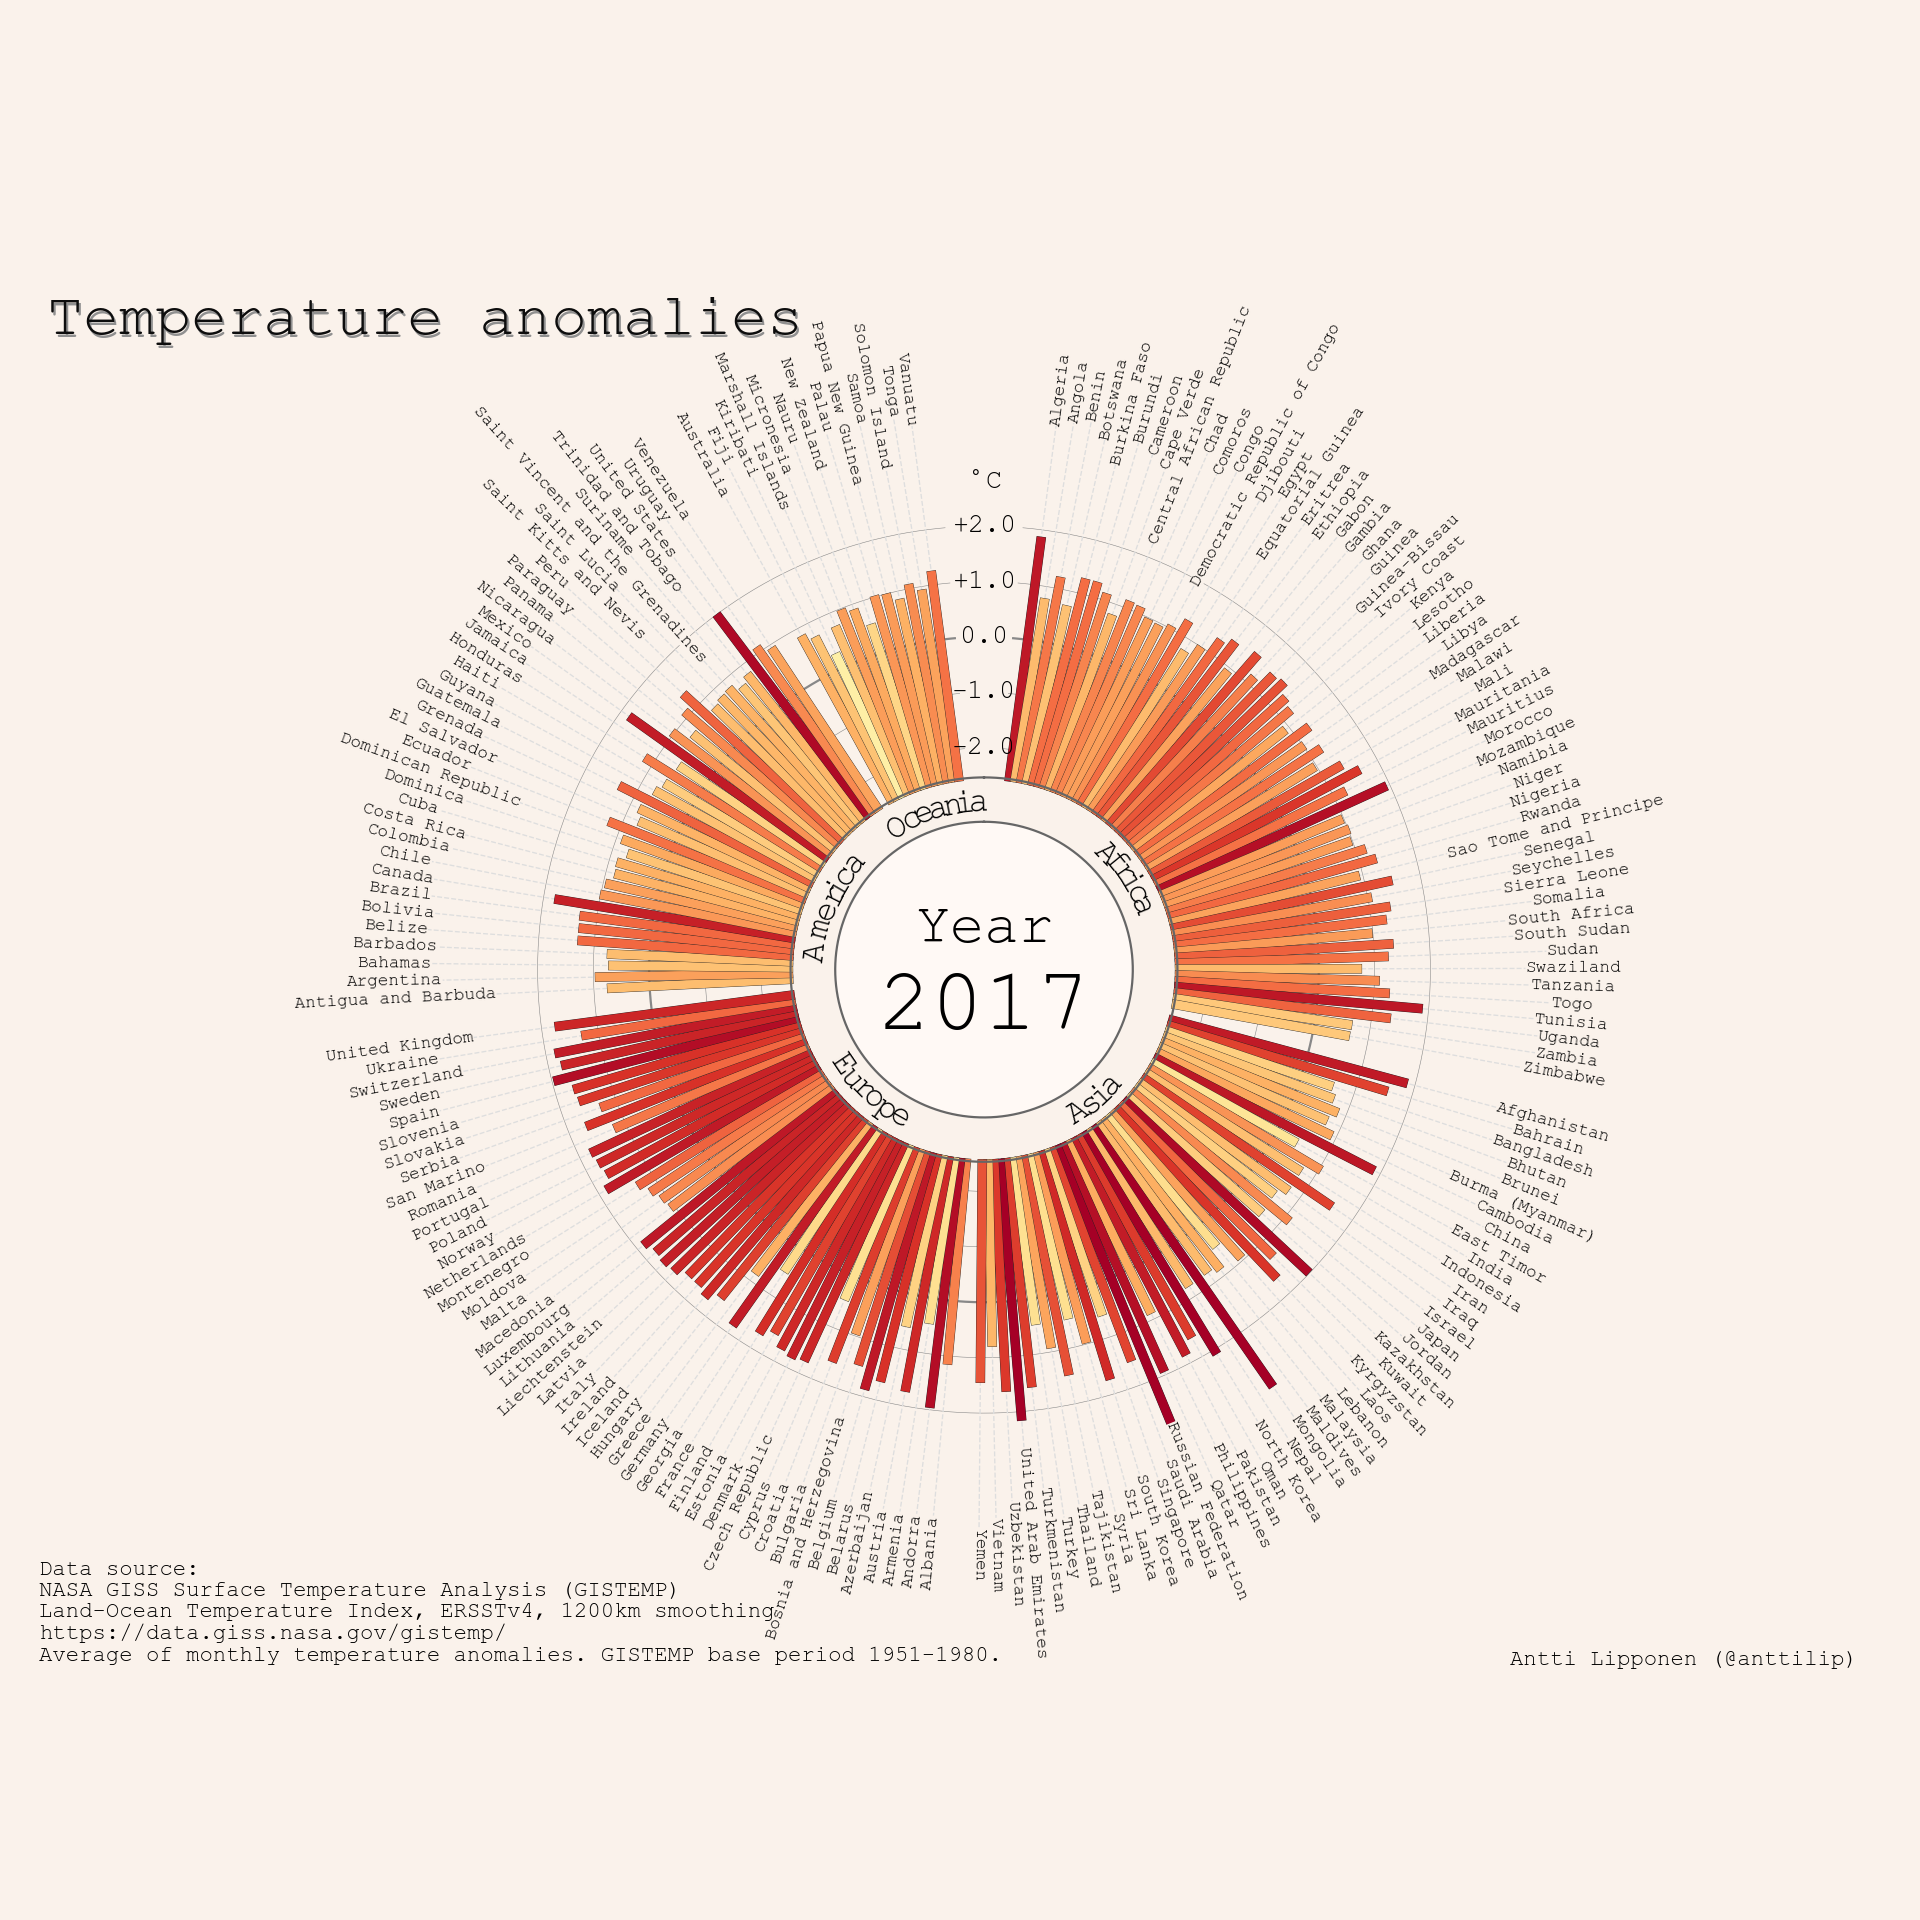

Recreate this plot in Python.
#
# Hi all,
# this is the Python code I used to make the visualization "Temperature circle"
# (https://twitter.com/anttilip/status/892318734244884480).
# Please be aware that originally I wrote this for my tests only so the
# code was not ment to be published and is a mess and has no comments.
# Feel free to improve, modify, do whatever you want with it. If you decide
# to use the code, make an improved version of it, or it is useful for you
# in some another way I would be happy to know about it. You can contact me
# for example in Twitter (@anttilip). Unchecked demo data (no quarantees)
# for year 2017 Jan-Jul is included here and this code draws only a single image.
# The animation code is basically just a loop through the years. To keep
# it simple, I only included one year here.
#
# Thanks and have fun!
# Antti
#
# ---------
#
# Copyright 2017 Antti Lipponen
#
# Permission is hereby granted, free of charge, to any person obtaining a copy
# of this software and associated documentation files (the "Software"), to deal
# in the Software without restriction, including without limitation the rights
# to use, copy, modify, merge, publish, distribute, sublicense, and/or sell
# copies of the Software, and to permit persons to whom the Software is
# furnished to do so, subject to the following conditions:
#
# The above copyright notice and this permission notice shall be included in all
# copies or substantial portions of the Software.
#
# THE SOFTWARE IS PROVIDED "AS IS", WITHOUT WARRANTY OF ANY KIND, EXPRESS OR
# IMPLIED, INCLUDING BUT NOT LIMITED TO THE WARRANTIES OF MERCHANTABILITY, FITNESS
# FOR A PARTICULAR PURPOSE AND NONINFRINGEMENT. IN NO EVENT SHALL THE AUTHORS OR
# COPYRIGHT HOLDERS BE LIABLE FOR ANY CLAIM, DAMAGES OR OTHER LIABILITY, WHETHER
# IN AN ACTION OF CONTRACT, TORT OR OTHERWISE, ARISING FROM, OUT OF OR IN
# CONNECTION WITH THE SOFTWARE OR THE USE OR OTHER DEALINGS IN THE SOFTWARE.

import numpy as np
import matplotlib as mpl
import matplotlib.pyplot as plt
from matplotlib.patches import Circle

backgroundcolor = '#faf2eb'
fontname = 'Courier New'
yearname = '2017'

data2017 = {
    'AMERICA': [
        ['Antigua and Barbuda', 0.68],
        ['Argentina', 0.89],
        ['Bahamas', 0.65],
        ['Barbados', 0.68],
        ['Belize', 1.22],
        ['Bolivia', 1.22],
        ['Brazil', 1.23],
        ['Canada', 1.72],
        ['Chile', 0.93],
        ['Colombia', 0.88],
        ['Costa Rica', 0.76],
        ['Cuba', 0.78],
        ['Dominica', 0.64],
        ['Dominican Republic', 0.82],
        ['Ecuador', 1.16],
        ['El Salvador', 0.66],
        ['Grenada', 0.75],
        ['Guatemala', 1.25],
        ['Guyana', 0.65],
        ['Haiti', 0.56],
        ['Honduras', 1.1],
        ['Jamaica', 0.51],
        ['Mexico', 1.75],
        ['Nicaragua', 0.96],
        ['Panama', 0.65],
        ['Paraguay', 1.02],
        ['Peru', 1.25],
        ['Saint Kitts and Nevis', 0.68],
        ['Saint Lucia', 0.73],
        ['Saint Vincent and the Grenadines', 0.75],
        ['Suriname', 0.62],
        ['Trinidad and Tobago', 0.73],
        ['United States', 1.92],
        ['Uruguay', 1.02],
        ['Venezuela', 0.86],
    ],
    'OCEANIA': [
        ['Australia', 0.77],
        ['Fiji', 0.64],
        ['Kiribati', 0.21],
        ['Marshall Islands', 0.66],
        ['Micronesia', 0.9],
        ['Nauru', 0.82],
        ['New Zealand', 0.47],
        ['Palau', 0.94],
        ['Papua New Guinea', 0.92],
        ['Samoa', 0.77],
        ['Solomon Island', 1.0],
        ['Tonga', 0.86],
        ['Vanuatu', 1.17],
    ],
    'EUROPE': [
        ['Albania', 1.07],
        ['Andorra', 1.88],
        ['Armenia', 0.38],
        ['Austria', 1.66],
        ['Azerbaijan', 0.51],
        ['Belarus', 1.58],
        ['Belgium', 1.79],
        ['Bosnia and Herzegovina', 1.4],
        ['Bulgaria', 0.89],
        ['Croatia', 1.5],
        ['Cyprus', 0.38],
        ['Czech Republic', 1.68],
        ['Denmark', 1.73],
        ['Estonia', 1.67],
        ['Finland', 1.48],
        ['France', 1.62],
        ['Georgia', 0.44],
        ['Germany', 1.76],
        ['Greece', 0.77],
        ['Hungary', 1.49],
        ['Iceland', 1.66],
        ['Ireland', 1.57],
        ['Italy', 1.57],
        ['Latvia', 1.70],
        ['Liechtenstein', 1.74],
        ['Lithuania', 1.70],
        ['Luxembourg', 1.79],
        ['Macedonia', 0.99],
        ['Malta', 1.03],
        ['Moldova', 1.12],
        ['Montenegro', 1.25],
        ['Netherlands', 1.77],
        ['Norway', 1.63],
        ['Poland', 1.67],
        ['Portugal', 1.71],
        ['Romania', 1.14],
        ['San Marino', 1.59],
        ['Serbia', 1.23],
        ['Slovakia', 1.56],
        ['Slovenia', 1.59],
        ['Spain', 1.89],
        ['Sweden', 1.69],
        ['Switzerland', 1.76],
        ['Ukraine', 1.23],
        ['United Kingdom', 1.68],
    ],
    'AFRICA': [
        ['Algeria', 1.79],
        ['Angola', 0.70],
        ['Benin', 1.13],
        ['Botswana', 0.65],
        ['Burkina Faso', 1.20],
        ['Burundi', 1.20],
        ['Cameroon', 1.05],
        ['Cape Verde', 0.72],
        ['Central African Republic', 1.06],
        ['Chad', 1.04],
        ['Comoros', 0.90],
        ['Congo', 0.88],
        ['Democratic Republic of Congo', 0.97],
        ['Djibouti', 1.2],
        ['Egypt', 0.7],
        ['Equatorial Guinea', 0.92],
        ['Eritrea', 1.22],
        ['Ethiopia', 1.35],
        ['Gabon', 0.86],
        ['Gambia', 1.43],
        ['Ghana', 1.08],
        ['Guinea', 1.34],
        ['Guinea-Bissau', 1.39],
        ['Ivory Coast', 1.22],
        ['Kenya', 1.14],
        ['Lesotho', 0.84],
        ['Liberia', 1.21],
        ['Libya', 0.94],
        ['Madagascar', 1.16],
        ['Malawi', 0.89],
        ['Mali', 1.32],
        ['Mauritania', 1.56],
        ['Mauritius', 1.16],
        ['Morocco', 1.86],
        ['Mozambique', 0.90],
        ['Namibia', 0.94],
        ['Niger', 0.90],
        ['Nigeria', 1.10],
        ['Rwanda', 1.23],
        ['Sao Tome and Principe', 0.86],
        ['Senegal', 1.41],
        ['Seychelles', 0.99],
        ['Sierra Leone', 1.29],
        ['Somalia', 1.19],
        ['South Africa', 0.91],
        ['South Sudan', 1.27],
        ['Sudan', 1.17],
        ['Swaziland', 0.69],
        ['Tanzania', 1.01],
        ['Togo', 1.20],
        ['Tunisia', 1.81],
        ['Uganda', 1.26],
        ['Zambia', 0.59],
        ['Zimbabwe', 0.58],
    ],
    'ASIA': [
        ['Afghanistan', 1.78],
        ['Bahrain', 1.48],
        ['Bangladesh', 0.52],
        ['Bhutan', 0.61],
        ['Brunei', 0.77],
        ['Burma (Myanmar)', 0.65],
        ['Cambodia', 0.84],
        ['China', 1.80],
        ['East Timor', 0.34],
        ['India', 0.96],
        ['Indonesia', 0.67],
        ['Iran', 1.48],
        ['Iraq', 0.68],
        ['Israel', 0.52],
        ['Japan', 1.03],
        ['Jordan', 0.56],
        ['Kazakhstan', 1.91],
        ['Kuwait', 1.24],
        ['Kyrgyzstan', 1.57],
        ['Laos', 0.87],
        ['Lebanon', 0.42],
        ['Malaysia', 0.79],
        ['Maldives', 0.70],
        ['Mongolia', 3.05],
        ['Nepal', 0.71],
        ['North Korea', 2.01],
        ['Oman', 1.53],
        ['Pakistan', 1.76],
        ['Philippines', 0.81],
        ['Qatar', 1.86],
        ['Russian Federation', 3.01],
        ['Saudi Arabia', 1.46],
        ['Singapore', 0.51],
        ['South Korea', 1.65],
        ['Sri Lanka', 0.90],
        ['Syria', 0.40],
        ['Tajikistan', 1.39],
        ['Thailand', 0.85],
        ['Turkey', 0.39],
        ['Turkmenistan', 1.50],
        ['United Arab Emirates', 2.08],
        ['Uzbekistan', 1.54],
        ['Vietnam', 0.72],
        ['Yemen', 1.37],
    ]
}


def rotText(areaText, defaultspacing, rotangleoffset, rText, fontname):
    angle = areaText[0][1]
    for ii, l in enumerate(areaText):
        if ii > 0:
            angle += defaultspacing + l[1]
        plt.text(
            (rText) * np.sin(np.deg2rad(angle)),
            (rText) * np.cos(np.deg2rad(angle)),
            '{}'.format(l[0]),
            {'ha': 'center', 'va': 'center'},
            rotation=-angle + rotangleoffset,
            fontsize=15,
            fontname=fontname,
        )


plt.rcParams['axes.facecolor'] = backgroundcolor
mpl.rcParams.update({'font.size': 22})

cmap = plt.get_cmap('RdYlBu_r')
norm = mpl.colors.Normalize(vmin=-2.0, vmax=2.0)

Ncountries = 0
Ncontinents = 0
for countrylist in data2017.items():
    Ncountries += len(countrylist[1])
    Ncontinents += 1

spaceBetweenContinents = 3.0  # degrees
Nspaces = Ncontinents - 1
anglePerCountry = (345.0 - Nspaces * spaceBetweenContinents) / (Ncountries - 1)


fig, ax = plt.subplots(figsize=(12, 12))
renderer = fig.canvas.get_renderer()
transf = ax.transData.inverted()

limitangles = np.linspace(np.deg2rad(5.0), np.deg2rad(355.0), 500)
scaleRs = [
    [1.5, '-2.0', True, 0.25],
    [0.5 * (1.5 + 2.25), '-1.0', True, 0.25],
    [2.25, '0.0', True, 1.0],
    [0.5 * (3.0 + 2.25), '+1.0', True, 0.25],
    [3.0, '+2.0', True, 0.25],
    [3.3, '$^\\circ$C', False, 0.0]
]
for r in scaleRs:
    if r[2]:
        ax.plot(r[0] * np.sin(limitangles), r[0] * np.cos(limitangles), linewidth=r[3], color='#888888', linestyle='-')
    plt.text(
        0.0,
        r[0],
        '{}'.format(r[1]),
        {'ha': 'center', 'va': 'center'},
        fontsize=12,
        fontname=fontname,
    )

angle = 7.5
rText = 3.96
for continent in ['AFRICA', 'ASIA', 'EUROPE', 'AMERICA', 'OCEANIA']:
    for country in data2017[continent]:

        if angle < 185.0:
            rotangle = -angle + 90.0
        else:
            rotangle = -angle - 90.0

        plt.text(
            (rText) * np.sin(np.deg2rad(angle)),
            (rText) * np.cos(np.deg2rad(angle)),
            '{}'.format(country[0]),
            {'ha': 'center', 'va': 'center'},
            rotation=rotangle,
            fontsize=8,
            fontname=fontname,
            bbox={
                'facecolor': backgroundcolor,
                'linestyle': 'solid',
                'linewidth': 0.0,
                'boxstyle': 'square,pad=0.0'
            }
        )

        ax.plot(
            [1.3 * np.sin(np.deg2rad(angle)), 3.8 * np.sin(np.deg2rad(angle))],
            [1.3 * np.cos(np.deg2rad(angle)), 3.8 * np.cos(np.deg2rad(angle))],
            linewidth=0.6,
            linestyle='--',
            color='#DEDEDE'
        )

        lowerRoffset = 0.015
        temperatureAnomaly = country[1]

        rValue = 1.5 + (temperatureAnomaly + 2.0) / 4.0 * 1.5  # a lot more clever way for computing the radius should be used here...
        ax.plot(
            [(1.3 + lowerRoffset) * np.sin(np.deg2rad(angle)), rValue * np.sin(np.deg2rad(angle))],
            [(1.3 + lowerRoffset) * np.cos(np.deg2rad(angle)), rValue * np.cos(np.deg2rad(angle))],
            linewidth=4.3,
            linestyle='-',
            color='#202020'
        )
        ax.plot(
            [(1.3 + lowerRoffset) * np.sin(np.deg2rad(angle)), rValue * np.sin(np.deg2rad(angle))],
            [(1.3 + lowerRoffset) * np.cos(np.deg2rad(angle)), rValue * np.cos(np.deg2rad(angle))],
            linewidth=4.0,
            linestyle='-',
            color=cmap(norm(temperatureAnomaly))
        )

        angle += anglePerCountry
    angle += spaceBetweenContinents

c = Circle((0.0, 0.0), radius=1.0, fill=True, color='#fff9f5')
ax.add_patch(c)
plt.text(
    0.0,
    -0.52,
    yearname,
    {'ha': 'center', 'va': 'bottom'},
    fontsize=40,
    fontname=fontname,
)
plt.text(
    0.0,
    0.27,
    'Year',
    {'ha': 'center', 'va': 'center'},
    fontsize=26,
    fontname=fontname,
)

angles = np.linspace(np.deg2rad(0.0), np.deg2rad(360.0), 1000)
rs = [1.0, 1.3]
for r in rs:
    ax.plot(r * np.sin(angles), r * np.cos(angles), linewidth=1.0, color='#666666', linestyle='-')

plt.text(
    5.87,
    -4.67,
    'Antti Lipponen (@anttilip)',
    {'ha': 'right', 'va': 'center'},
    fontsize=10,
    fontname=fontname,
)

plt.text(
    -6.3 + 0.015,
    4.385 - 0.015,
    'Temperature anomalies',
    {'ha': 'left', 'va': 'center'},
    fontsize=27,
    fontname=fontname,
    color='#909090'
)

plt.text(
    -6.3,
    4.385,
    'Temperature anomalies',
    {'ha': 'left', 'va': 'center'},
    fontsize=27,
    fontname=fontname,
    color='#0D0D0D'
)

plt.text(
    -6.35,
    -4.35,
    'Data source:\nNASA GISS Surface Temperature Analysis (GISTEMP)\nLand-Ocean Temperature Index, ERSSTv4, 1200km smoothing\nhttps://data.giss.nasa.gov/gistemp/\nAverage of monthly temperature anomalies. GISTEMP base period 1951-1980.',
    {'ha': 'left', 'va': 'center'},
    fontsize=10,
    fontname=fontname,
)

areaText = [
    ['A', 46.0],
    ['f', 0.3],
    ['r', -0.05],
    ['i', -0.15],
    ['c', -0.15],
    ['a', 0.2],
]
rText, defaultspacing, rotangleoffset = 1.13, 4.4, 0.0
rotText(areaText, defaultspacing, rotangleoffset, rText, fontname)

areaText = [
    ['E', 236.0],
    ['u', 0.0],
    ['r', 0.3],
    ['o', 0.7],
    ['p', 0.0],
    ['e', 0.0],
]
rText, defaultspacing, rotangleoffset = 1.155, -5.5, 180.0
rotText(areaText, defaultspacing, rotangleoffset, rText, fontname)

areaText = [
    ['A', 147.0],
    ['s', -0.8],
    ['i', 0.0],
    ['a', 0.0],
]
rText, defaultspacing, rotangleoffset = 1.155, -4.7, 180.0
rotText(areaText, defaultspacing, rotangleoffset, rText, fontname)

areaText = [
    ['A', 276.0],
    ['m', 2.5],
    ['e', 0.6],
    ['r', -0.15],
    ['i', -2.0],
    ['c', -2.0],
    ['a', -0.15],
]
rText, defaultspacing, rotangleoffset = 1.13, 5.85, 0.0
rotText(areaText, defaultspacing, rotangleoffset, rText, fontname)

areaText = [
    ['O', 328.5],
    ['c', 1.0],
    ['e', 0.0],
    ['a', 0.2],
    ['n', 0.2],
    ['i', -0.3],
    ['a', -0.3],
]
rText, defaultspacing, rotangleoffset = 1.125, 4.8, 0.0
rotText(areaText, defaultspacing, rotangleoffset, rText, fontname)

ax.set_xlim([-5.0, 5.0])
ax.set_ylim([-5.0, 5.0])
plt.axis('off')
plt.savefig('temperatureCircle.png', facecolor=backgroundcolor, edgecolor='none', dpi=160)
plt.close()

# and finally I used imageMagick to crop the image for animation
